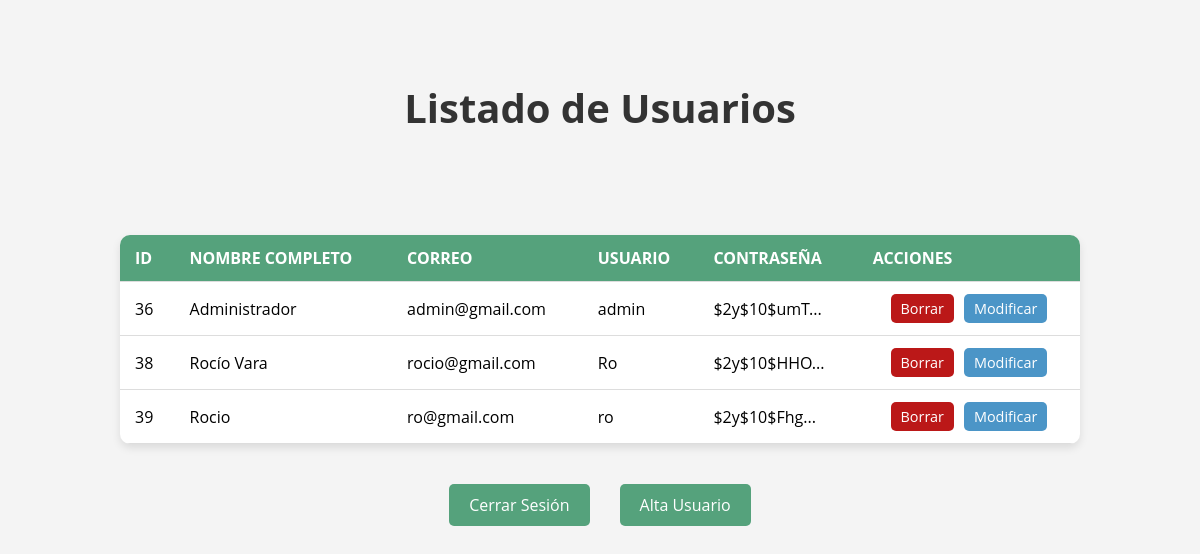
The page /Login-register/php/listado_usuarios.php on the database its author committed.
### tables this page shows
CREATE TABLE `usuarios` (
  `id` int(11) NOT NULL,
  `nombre_completo` varchar(50) NOT NULL,
  `correo` varchar(50) NOT NULL,
  `usuario` varchar(50) NOT NULL,
  `contrasena` varchar(150) NOT NULL,
  `rol` enum('usuario','admin') DEFAULT 'usuario'
);

### Login-register/php/listado_usuarios.php (the view, shortened to what this page needs)
<?php
include 'conexion_be.php';
$query = "SELECT id, nombre_completo, correo, usuario, contrasena FROM usuarios";
$resultado = mysqli_query($conexion, $query);
if ($resultado && mysqli_num_rows($resultado) > 0) {
    echo '<h1>Listado de Usuarios</h1>';
    echo '<table>';
    echo '<tr><th>ID</th><th>Nombre Completo</th><th>Correo</th><th>Usuario</th><th>Contraseña</th><th>Acciones</th></tr>';
    while ($fila = mysqli_fetch_assoc($resultado)) {
        echo '<tr>';
        echo '<td>' . $fila['id'] . '</td>';
        echo '<td>' . $fila['nombre_completo'] . '</td>';
        echo '<td>' . $fila['correo'] . '</td>';
        echo '<td>' . $fila['usuario'] . '</td>';
        echo '<td>' . substr($fila['contrasena'], 0, 10) . '...</td>';
        echo '<td class="actions">';
        echo '<a href="borrar_usuario.php?id=' . $fila['id'] . '" class="boton boton-accion borrar">Borrar</a>';
        echo '<a href="modificar_usuario.php?id=' . $fila['id'] . '" class="boton boton-accion modificar">Modificar</a>';
        echo '</td>';
        echo '</tr>';
    }
    echo '</table>';
} else {
    echo 'No hay usuarios para mostrar.';
}
?>
<!DOCTYPE html>
<html lang="en">
<head>
    <link rel="stylesheet" href="../css/estilos_listado.css">
</head>
<body>
    <div class="navbar">
        <a href="cerrar_sesion.php" class="boton">Cerrar Sesión</a>
        <a href="alta_usuario.php" class="boton">Alta Usuario</a>
    </div>
</body>
</html>

### Login-register/css/estilos_listado.css (style rules this page uses)
body, html { margin: 0; padding: 0; font-family: 'Open Sans', sans-serif; background-color: #f4f4f4; height: 100%; text-align: center; }
h1 { font-size: 2.5rem; color: #333; padding-top: 80px; margin-bottom: 100px; }
table { width: 80%; margin: 20px auto; border-collapse: collapse; background-color: #fff; border-radius: 10px; box-shadow: 0 4px 8px rgba(0, 0, 0, 0.1); overflow: hidden; }
th, td { padding: 12px 15px; text-align: left; border-bottom: 1px solid #ddd; }
th { background-color: #55a27c; color: #fff; text-transform: uppercase; }
.actions { text-align: center; }
.boton { display: inline-block; padding: 10px 20px; margin: 20px 5px; font-size: 1rem; color: #fff; background-color: #55a27c; border: none; border-radius: 5px; text-decoration: none; transition: background-color 0.3s; }
.boton-accion { padding: 5px 10px; font-size: 0.9rem; margin: 0 5px; }
.boton-accion.borrar { background-color: #bb1818; }
.boton-accion.modificar { background-color: #4b95c7; }
.navbar { display: flex; justify-content: center; gap: 20px; margin-top: 20px; margin-bottom: 20px; }

### rows shown on the page
usuarios: id "36", nombre_completo "Administrador", correo "admin@gmail.com", usuario "admin", contrasena "$2y$10$umT"
usuarios: id "38", nombre_completo "Rocío Vara", correo "rocio@gmail.com", usuario "Ro", contrasena "$2y$10$HHO"
usuarios: id "39", nombre_completo "Rocio", correo "ro@gmail.com", usuario "ro", contrasena "$2y$10$Fhg"
